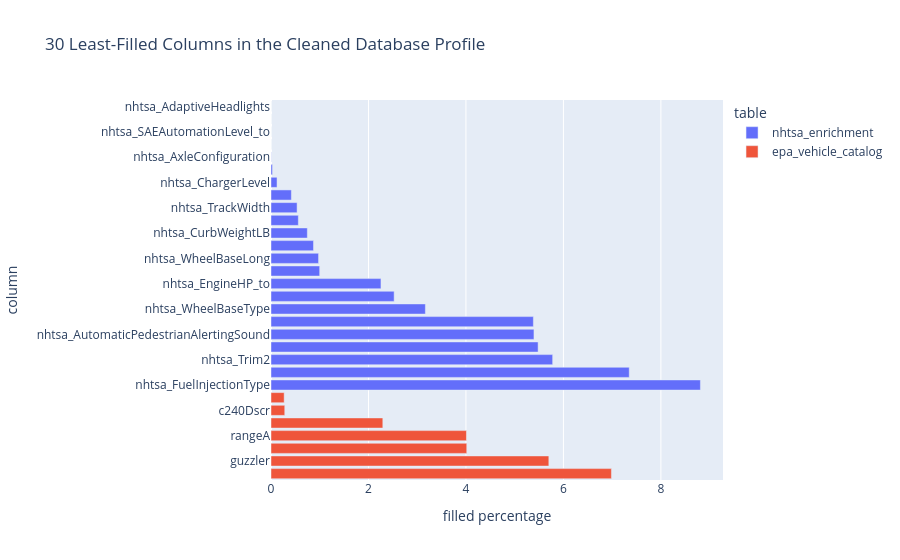

Notebook code for this chart:
### Markdown cell above
### Database-wide Column Completeness and Categorical Profile

This section profiles **every column in every user table** in `CAR_DATA_CLEANED.db`.

- `filled_pct` is the percentage of profiled rows with a usable value: **100% means every profiled row is filled**.
- `missing_pct` treats SQLite `NULL` and blank/whitespace text as missing; numeric zero remains a valid value.
- The most repeated value is shown only for columns classified as categorical. IDs, dates, free text, and continuous numeric fields show `not applicable` instead.
- `filled_pct`, `missing_pct`, and missing-row counts are exact: one aggregate SQLite scan runs across every row in each table.
- The categorical classification and mode are calculated from a deterministic rowid-stratified sample (up to 5,000 rows) to keep the profile practical on this 10 GB database.

### Code cell
def quote_identifier(identifier: str) -> str:
    return '"' + identifier.replace('"', '""') + '"'


def table_profile_metadata(
    conn: sqlite3.Connection,
    table_row_counts: dict[str, int] | None = None,
) -> list[tuple[str, int, list[tuple[str, str]]]]:
    tables = [
        row[0]
        for row in conn.execute(
            """
            SELECT name
            FROM sqlite_master
            WHERE type = 'table' AND name NOT LIKE 'sqlite_%'
            ORDER BY name
            """
        )
    ]
    metadata = []
    for table in tables:
        table_sql = quote_identifier(table)
        row_count = (
            int(table_row_counts[table])
            if table_row_counts is not None and table in table_row_counts
            else int(conn.execute(f'SELECT COUNT(*) FROM {table_sql}').fetchone()[0])
        )
        columns = [
            (str(row[1]), str(row[2] or ''))
            for row in conn.execute(f'PRAGMA table_info({table_sql})').fetchall()
        ]
        metadata.append((table, row_count, columns))
    return metadata


def read_stratified_rowid_sample(
    conn: sqlite3.Connection,
    table: str,
    row_count: int,
    sample_size: int,
    extra_select: str = '',
    extra_join: str = '',
) -> pd.DataFrame:
    table_sql = quote_identifier(table)
    if row_count == 0:
        return pd.read_sql_query(f'SELECT base.* {extra_select} FROM {table_sql} AS base {extra_join} LIMIT 0', conn)

    sample_rows = min(row_count, sample_size)
    if sample_rows == row_count:
        return pd.read_sql_query(f'SELECT base.* {extra_select} FROM {table_sql} AS base {extra_join}', conn)

    max_rowid = conn.execute(f'SELECT MAX(rowid) FROM {table_sql}').fetchone()[0]
    block_count = min(50, sample_rows)
    rows_per_block = (sample_rows + block_count - 1) // block_count
    rowid_stride = max(max_rowid // block_count, rows_per_block)
    query = f"""
        WITH RECURSIVE sample_blocks(block_number) AS (
            VALUES(0)
            UNION ALL
            SELECT block_number + 1
            FROM sample_blocks
            WHERE block_number < {block_count - 1}
        )
        SELECT base.* {extra_select}
        FROM sample_blocks AS block
        INNER JOIN {table_sql} AS base
            ON base.rowid >= 1 + block.block_number * {rowid_stride}
           AND base.rowid < 1 + block.block_number * {rowid_stride} + {rows_per_block}
        {extra_join}
        ORDER BY base.rowid
    """
    return pd.read_sql_query(query, conn)


def missing_value_mask(series: pd.Series) -> pd.Series:
    missing = series.isna()
    if pd.api.types.is_object_dtype(series) or pd.api.types.is_string_dtype(series):
        missing = missing | series.astype('string').str.strip().eq('').fillna(False)
    return missing


def semantic_column_type(
    column: str,
    declared_type: str,
    observed: pd.Series,
    distinct_non_missing: int,
) -> str:
    name = column.lower()
    type_name = declared_type.upper()
    non_missing_count = int(observed.shape[0])
    identifier_tokens = ('vin', 'uuid', 'guid', 'url', 'uri', 'hash')
    date_tokens = ('date', 'time', 'timestamp', 'month_start', 'loaddate')

    if any(token in name for token in identifier_tokens) or name.endswith('_id'):
        return 'identifier'
    if any(token in name for token in date_tokens):
        return 'date_or_time'

    text_like = (
        any(token in type_name for token in ('CHAR', 'TEXT', 'CLOB'))
        or pd.api.types.is_object_dtype(observed)
        or pd.api.types.is_string_dtype(observed)
    )
    if text_like:
        categorical_limit = min(5_000, max(50, int(non_missing_count * 0.20)))
        return 'categorical' if distinct_non_missing <= categorical_limit else 'free_text_or_high_cardinality'

    if distinct_non_missing <= 20:
        return 'categorical'
    return 'numeric_or_continuous'


def truncate_value(value: object, limit: int = 80) -> str:
    text = str(value).replace('\n', ' ').strip()
    return text if len(text) <= limit else f'{text[:limit - 3]}...'


def full_table_completeness(
    conn: sqlite3.Connection,
    table: str,
    columns: list[tuple[str, str]],
) -> tuple[int, dict[str, int]]:
    table_sql = quote_identifier(table)
    select_expressions = ['COUNT(*) AS rows_in_table']
    for index, (column, _) in enumerate(columns):
        column_sql = quote_identifier(column)
        missing_condition = (
            column_sql + ' IS NULL OR LENGTH(TRIM(CAST(' + column_sql + ' AS TEXT))) = 0'
        )
        select_expressions.append(
            'COALESCE(SUM(CASE WHEN ' + missing_condition + ' THEN 1 ELSE 0 END), 0) '
            + f'AS missing_{index}'
        )
    row = conn.execute('SELECT ' + ', '.join(select_expressions) + ' FROM ' + table_sql).fetchone()
    missing_rows_by_column = {
        column: int(row[index + 1])
        for index, (column, _) in enumerate(columns)
    }
    return int(row[0]), missing_rows_by_column


def profile_cleaned_database(
    db_path: Path,
    sample_size: int,
    table_row_counts: dict[str, int] | None = None,
) -> tuple[pd.DataFrame, pd.DataFrame]:
    column_records = []
    table_records = []
    with sqlite3.connect(db_path) as conn:
        for table, row_count, columns in table_profile_metadata(conn, table_row_counts):
            sample = read_stratified_rowid_sample(conn, table, row_count, sample_size)
            rows_profiled = int(sample.shape[0])
            exact_rows, exact_missing_rows = full_table_completeness(conn, table, columns)
            profile_scope = (
                'full-table completeness; deterministic categorical sample '
                + f'(up to {sample_size:,} rows)'
            )
            for column, declared_type in columns:
                series = sample[column]
                missing = missing_value_mask(series)
                non_missing = series.loc[~missing]
                distinct_non_missing = int(non_missing.nunique(dropna=True))
                semantic_type = semantic_column_type(
                    column,
                    declared_type,
                    non_missing,
                    distinct_non_missing,
                )
                profiled_non_missing_rows = int(non_missing.shape[0])
                mode_value: str | None = None
                mode_count = 0

                if semantic_type == 'categorical' and not non_missing.empty:
                    counts = non_missing.value_counts(dropna=True)
                    mode_value = truncate_value(counts.index[0])
                    mode_count = int(counts.iloc[0])

                row_count_for_fill = exact_rows
                missing_rows = exact_missing_rows[column]
                non_missing_rows = exact_rows - missing_rows

                filled_pct = 100 * non_missing_rows / row_count_for_fill if row_count_for_fill else np.nan
                column_records.append(
                    {
                        'table': table,
                        'column': column,
                        'declared_type': declared_type or 'not declared',
                        'semantic_type': semantic_type,
                        'rows_in_table': row_count,
                        'rows_sampled_for_categorical_profile': rows_profiled,
                        'profile_scope': profile_scope,
                        'filled_pct': filled_pct,
                        'missing_pct': 100 - filled_pct if pd.notna(filled_pct) else np.nan,
                        'missing_rows': missing_rows,
                        'distinct_non_missing_profiled': distinct_non_missing,
                        'most_repeated_value': mode_value if semantic_type == 'categorical' else 'not applicable',
                        'sample_mode_count': mode_count if semantic_type == 'categorical' else np.nan,
                        'sample_mode_share_of_filled_pct': (
                            100 * mode_count / profiled_non_missing_rows
                            if semantic_type == 'categorical' and profiled_non_missing_rows
                            else np.nan
                        ),
                    }
                )

            table_records.append(
                {
                    'table': table,
                    'rows_in_table': row_count,
                    'columns': len(columns),
                    'rows_scanned_for_completeness': exact_rows,
                    'rows_sampled_for_categorical_profile': rows_profiled,
                    'profile_scope': profile_scope,
                }
            )

    columns_profile = pd.DataFrame(column_records).sort_values(
        ['table', 'missing_pct', 'column'],
        ascending=[True, False, True],
    ).reset_index(drop=True)
    tables_profile = pd.DataFrame(table_records)
    completeness_summary = (
        columns_profile.groupby('table', as_index=False)
        .agg(
            rows_in_table=('rows_in_table', 'first'),
            columns=('column', 'size'),
            average_filled_pct=('filled_pct', 'mean'),
            columns_below_95_pct_filled=('filled_pct', lambda values: int(values.lt(95).sum())),
            columns_at_100_pct_filled=('filled_pct', lambda values: int(np.isclose(values, 100).sum())),
        )
        .merge(
            tables_profile[
                ['table', 'rows_scanned_for_completeness', 'rows_sampled_for_categorical_profile', 'profile_scope']
            ],
            on='table',
            how='left',
        )
    )
    return columns_profile, completeness_summary


table_row_counts = schema_overview.set_index('table')['rows'].astype(int).to_dict()
column_profile, database_completeness_kpis = profile_cleaned_database(
    DB_PATH,
    sample_size=COLUMN_PROFILE_SAMPLE_SIZE,
    table_row_counts=table_row_counts,
)

display(
    database_completeness_kpis.style.format(
        {
            'average_filled_pct': '{:.2f}%',
            'rows_in_table': '{:,.0f}',
            'rows_scanned_for_completeness': '{:,.0f}',
            'rows_sampled_for_categorical_profile': '{:,.0f}',
        }
    ).background_gradient(subset=['average_filled_pct'], cmap='RdYlGn')
)

profile_display_columns = [
    'table',
    'column',
    'declared_type',
    'semantic_type',
    'filled_pct',
    'missing_pct',
    'missing_rows',
    'distinct_non_missing_profiled',
    'most_repeated_value',
    'sample_mode_count',
    'sample_mode_share_of_filled_pct',
    'rows_sampled_for_categorical_profile',
    'profile_scope',
]
display(
    column_profile[profile_display_columns].style.format(
        {
            'filled_pct': '{:.2f}%',
            'missing_pct': '{:.2f}%',
            'missing_rows': '{:,.0f}',
            'distinct_non_missing_profiled': '{:,.0f}',
            'sample_mode_count': '{:,.0f}',
            'sample_mode_share_of_filled_pct': '{:.2f}%',
            'rows_sampled_for_categorical_profile': '{:,.0f}',
        }
    ).background_gradient(subset=['filled_pct'], cmap='RdYlGn')
)

least_filled_columns = column_profile.nsmallest(30, 'filled_pct').copy()
fig = px.bar(
    least_filled_columns,
    x='filled_pct',
    y='column',
    color='table',
    orientation='h',
    hover_data=['missing_pct', 'semantic_type', 'profile_scope'],
    title='30 Least-Filled Columns in the Cleaned Database Profile',
)
fig.update_layout(xaxis_title='filled percentage', yaxis_title='column')
fig.update_yaxes(autorange='reversed')
fig.show()

### Figure 1 — Plotly figure (JSON) as saved in the notebook; plotly's stock layout.template omitted (floating-point values rounded to 4 significant figures)
{"data": [{"customdata": [[100.0, "categorical", "full-table completeness; deterministic categorical sample (up to 5,000 rows)"], [100.0, "categorical", "full-table completeness; deterministic categorical sample (up to 5,000 rows)"], [100.0, "categorical", "full-table completeness; deterministic categorical sample (up to 5,000 rows)"], [100.0, "categorical", "full-table completeness; deterministic categorical sample (up to 5,000 rows)"], [100.0, "categorical", "full-table completeness; deterministic categorical sample (up to 5,000 rows)"], [99.97, "categorical", "full-table completeness; deterministic categorical sample (up to 5,000 rows)"], [99.88, "categorical", "full-table completeness; deterministic categorical sample (up to 5,000 rows)"], [99.58, "categorical", "full-table completeness; deterministic categorical sample (up to 5,000 rows)"], [99.46, "categorical", "full-table completeness; deterministic categorical sample (up to 5,000 rows)"], [99.44, "categorical", "full-table completeness; deterministic categorical sample (up to 5,000 rows)"], [99.25, "categorical", "full-table completeness; deterministic categorical sample (up to 5,000 rows)"], [99.13, "categorical", "full-table completeness; deterministic categorical sample (up to 5,000 rows)"], [99.02, "categorical", "full-table completeness; deterministic categorical sample (up to 5,000 rows)"], [99.0, "categorical", "full-table completeness; deterministic categorical sample (up to 5,000 rows)"], [97.74, "categorical", "full-table completeness; deterministic categorical sample (up to 5,000 rows)"], [97.47, "categorical", "full-table completeness; deterministic categorical sample (up to 5,000 rows)"], [96.83, "categorical", "full-table completeness; deterministic categorical sample (up to 5,000 rows)"], [94.62, "categorical", "full-table completeness; deterministic categorical sample (up to 5,000 rows)"], [94.6, "categorical", "full-table completeness; deterministic categorical sample (up to 5,000 rows)"], [94.52, "categorical", "full-table completeness; deterministic categorical sample (up to 5,000 rows)"], [94.22, "categorical", "full-table completeness; deterministic categorical sample (up to 5,000 rows)"], [92.65, "categorical", "full-table completeness; deterministic categorical sample (up to 5,000 rows)"], [91.19, "categorical", "full-table completeness; deterministic categorical sample (up to 5,000 rows)"]], "hovertemplate": "table=nhtsa_enrichment<br>filled_pct=%{x}<br>column=%{y}<br>missing_pct=%{customdata[0]}<br>semantic_type=%{customdata[1]}<br>profile_scope=%{customdata[2]}<extra></extra>", "legendgroup": "nhtsa_enrichment", "marker": {"color": "#636efa", "pattern": {"shape": ""}}, "name": "nhtsa_enrichment", "orientation": "h", "showlegend": true, "textposition": "auto", "x": [0.0, 0.0, 0.0, 0.0001238, 0.003318, 0.03008, 0.1239, 0.4178, 0.5354, 0.5607, 0.7453, 0.8716, 0.9759, 0.9987, 2.256, 2.527, 3.168, 5.383, 5.395, 5.48, 5.779, 7.35, 8.81], "xaxis": "x", "y": ["nhtsa_AdaptiveHeadlights", "nhtsa_DriverAssist", "nhtsa_SAEAutomationLevel_to", "nhtsa_CombinedBrakingSystem", "nhtsa_AxleConfiguration", "nhtsa_SAEAutomationLevel", "nhtsa_ChargerLevel", "nhtsa_ChargerPowerKW", "nhtsa_TrackWidth", "nhtsa_BedLengthIN", "nhtsa_CurbWeightLB", "nhtsa_EngineKW", "nhtsa_WheelBaseLong", "nhtsa_Windows", "nhtsa_EngineHP_to", "nhtsa_EVDriveUnit", "nhtsa_WheelBaseType", "nhtsa_TopSpeedMPH", "nhtsa_AutomaticPedestrianAlertingSound", "nhtsa_ActiveSafetySysNote", "nhtsa_Trim2", "nhtsa_AirBagLocSeatCushion", "nhtsa_FuelInjectionType"], "yaxis": "y", "type": "bar"}, {"customdata": [[99.73, "categorical", "full-table completeness; deterministic categorical sample (up to 5,000 rows)"], [99.72, "categorical", "full-table completeness; deterministic categorical sample (up to 5,000 rows)"], [97.71, "categorical", "full-table completeness; deterministic categorical sample (up to 5,000 rows)"], [95.99, "free_text_or_high_cardinality", "full-table completeness; deterministic categorical sample (up to 5,000 rows)"], [95.98, "categorical", "full-table completeness; deterministic categorical sample (up to 5,000 rows)"], [94.3, "categorical", "full-table completeness; deterministic categorical sample (up to 5,000 rows)"], [93.02, "free_text_or_high_cardinality", "full-table completeness; deterministic categorical sample (up to 5,000 rows)"]], "hovertemplate": "table=epa_vehicle_catalog<br>filled_pct=%{x}<br>column=%{y}<br>missing_pct=%{customdata[0]}<br>semantic_type=%{customdata[1]}<br>profile_scope=%{customdata[2]}<extra></extra>", "legendgroup": "epa_vehicle_catalog", "marker": {"color": "#EF553B", "pattern": {"shape": ""}}, "name": "epa_vehicle_catalog", "orientation": "h", "showlegend": true, "textposition": "auto", "x": [0.27, 0.282, 2.294, 4.01, 4.016, 5.701, 6.985], "xaxis": "x", "y": ["c240bDscr", "c240Dscr", "sCharger", "rangeA", "fuelType2", "guzzler", "evMotor"], "yaxis": "y", "type": "bar"}], "layout": {"xaxis": {"anchor": "y", "domain": [0.0, 1.0], "title": {"text": "filled percentage"}}, "yaxis": {"anchor": "x", "domain": [0.0, 1.0], "title": {"text": "column"}, "autorange": "reversed"}, "legend": {"title": {"text": "table"}, "tracegroupgap": 0}, "title": {"text": "30 Least-Filled Columns in the Cleaned Database Profile"}, "barmode": "relative"}}
